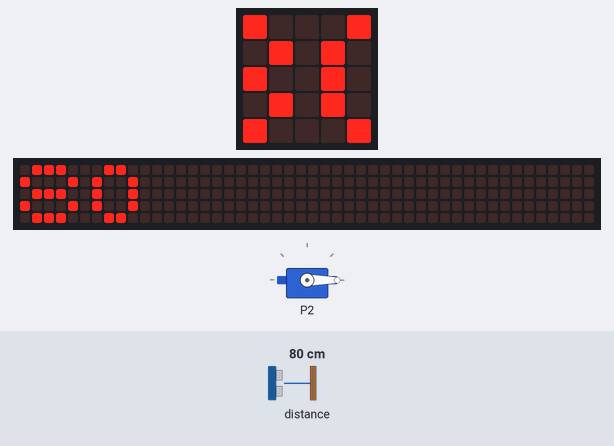
A program run on a simulated BBC micro:bit (MakeCode). On the bench: servo, the board's 5×5 LED display, a strip that is not on the board, showing the scrolling text unrolled. The inputs (shaded band) are chosen by the test bench; at power-on: distance to the obstacle 80 cm. The 48×5 strip is a reading aid, not a part: it shows the text the display is scrolling, unrolled, one strip-width of it at a time.

Above: at 1.28 s.
1.3 s: distance to the obstacle set to 2 cm
At 3.1 s:
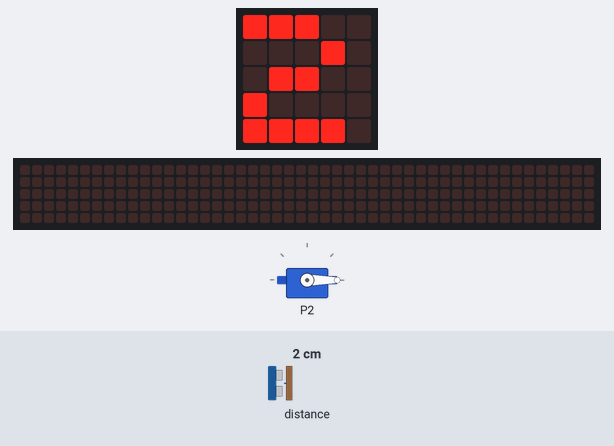
4.9 s: distance to the obstacle set to 18 cm
At 7.58 s:
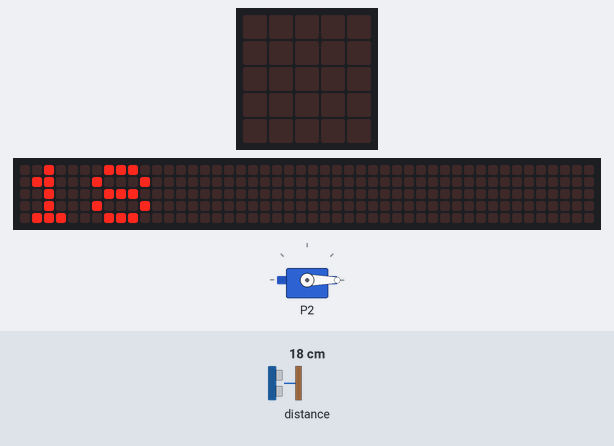
8.5 s: distance to the obstacle set to 4 cm
At 11.0 s:
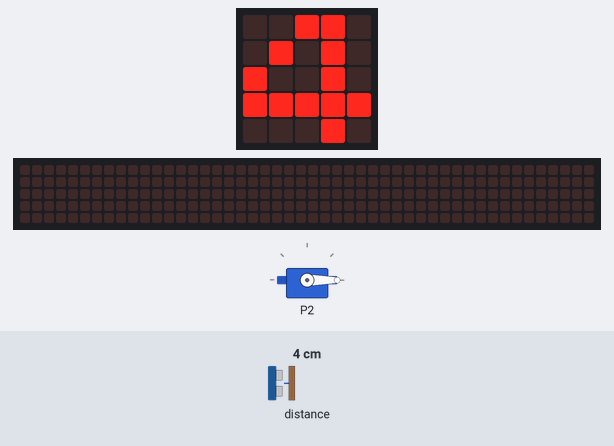
Timing chart, 0 to 12.5 s (numbered marks = the images above; inputs shaded):
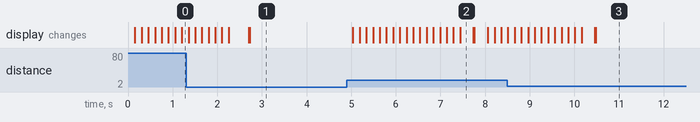

Measured:
- after the input at 4.9 s, the display: first changes after 0.14 s (image 2 shows a later state)

The program:

main.ts
```typescript
let distancia = 0
servos.P2.setAngle(0)
basic.forever(function () {
    distancia = sonar.ping(
    DigitalPin.P0,
    DigitalPin.P1,
    PingUnit.Centimeters
    )
    basic.showNumber(distancia)
    if (distancia == 5) {
        servos.P2.setAngle(0)
    } else {
        servos.P2.setAngle(0)
    }
})
```

test.ts
```typescript
// aquí va el archivo "tests"; esto no se compilará cuando este paquete se utilice como una extensión.
```
